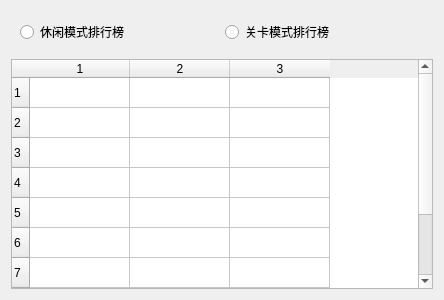
<?xml version="1.0" encoding="UTF-8"?>
<ui version="4.0">
 <class>CRankDlg</class>
 <widget class="QDialog" name="CRankDlg">
  <property name="geometry">
   <rect>
    <x>0</x>
    <y>0</y>
    <width>444</width>
    <height>300</height>
   </rect>
  </property>
  <property name="windowTitle">
   <string>排行榜</string>
  </property>
  <layout class="QVBoxLayout" name="verticalLayout">
   <item>
    <widget class="QWidget" name="widget" native="true">
     <layout class="QHBoxLayout" name="horizontalLayout">
      <item>
       <widget class="QRadioButton" name="rbtnEasy">
        <property name="text">
         <string>休闲模式排行榜</string>
        </property>
       </widget>
      </item>
      <item>
       <widget class="QRadioButton" name="rbtnGrade">
        <property name="text">
         <string>关卡模式排行榜</string>
        </property>
       </widget>
      </item>
     </layout>
    </widget>
   </item>
   <item>
    <widget class="QTableWidget" name="tableWidget">
     <property name="sizePolicy">
      <sizepolicy hsizetype="Expanding" vsizetype="Expanding">
       <horstretch>0</horstretch>
       <verstretch>0</verstretch>
      </sizepolicy>
     </property>
     <property name="styleSheet">
      <string notr="true">text-align:center;</string>
     </property>
     <property name="editTriggers">
      <set>QAbstractItemView::NoEditTriggers</set>
     </property>
     <property name="textElideMode">
      <enum>Qt::ElideMiddle</enum>
     </property>
     <property name="sortingEnabled">
      <bool>true</bool>
     </property>
     <property name="rowCount">
      <number>10</number>
     </property>
     <property name="columnCount">
      <number>3</number>
     </property>
     <attribute name="horizontalHeaderCascadingSectionResizes">
      <bool>false</bool>
     </attribute>
     <row/>
     <row/>
     <row/>
     <row/>
     <row/>
     <row/>
     <row/>
     <row/>
     <row/>
     <row/>
     <column/>
     <column/>
     <column/>
    </widget>
   </item>
  </layout>
 </widget>
 <resources/>
 <connections/>
</ui>
